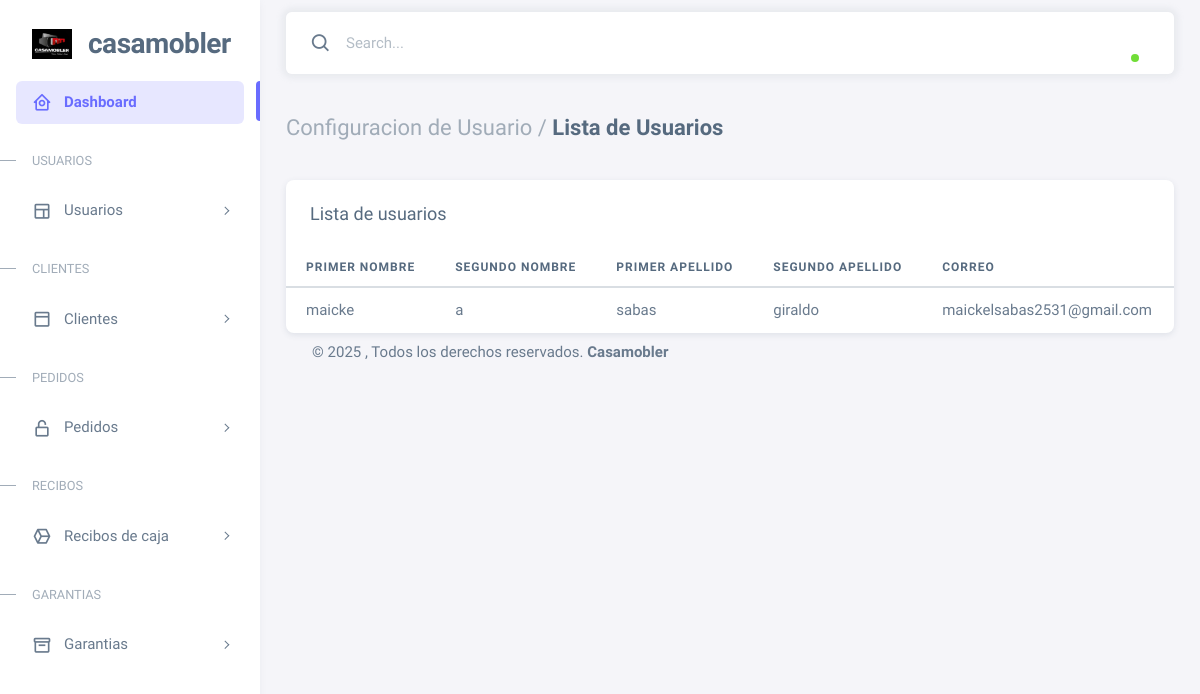
Screenshot of /usuarios/lista/ with the database file from the repository.
### Casamobler/models.py (models this page shows, shortened)
class Usuario(models.Model):
    p_nombre = models.CharField(max_length=100, null=True, blank=True)
    s_nombre = models.CharField(max_length=100, null=True, blank=True)
    p_apellido = models.CharField(max_length=100, null=True, blank=True)
    s_apellido = models.CharField(max_length=100, null=True, blank=True)
    telefono = models.DecimalField(max_digits=10, decimal_places=0, null=True, blank=True)
    correo = models.EmailField(unique=True, null=True, blank=True)
    contraseña = models.CharField(max_length=255, null=True, blank=True)
    rol = models.ForeignKey(Rol, on_delete=models.SET_NULL, null=True, blank=True)

### Casamobler/views.py (the view)
# urls.py: path('usuarios/lista/', views.lista_usuarios, name='lista_usuarios'),
def lista_usuarios(request):
    return render(request, 'usuario/lista_usuarios.html', {'usuarios': Usuario.objects.all()})

### Casamobler/templates/usuario/lista_usuarios.html (shortened to what this page needs)
{% extends 'base.html' %}
{% load static %}
{% block content %}
<h4 class="fw-bold py-3 mb-4"><span class="text-muted fw-light">Configuracion de Usuario /</span> Lista de Usuarios</h4>
              <div class="card">
                <h5 class="card-header">Lista de usuarios</h5>
                <div class="table-responsive text-nowrap">
                  <table class="table table-hover">
                    <thead>
                      <tr>
                        <th>Primer Nombre</th>
                        <th>Segundo Nombre</th>
                        <th>Primer Apellido</th>
                        <th>Segundo Apellido</th>
                        <th>Correo</th>
                      </tr>
                    </thead>
                    <tbody class="table-border-bottom-0">
                      {% for usuario in usuarios %}
                      <tr>
                        <td>{{ usuario.p_nombre }}</td>
                        <td>{{ usuario.s_nombre }}</td>
                        <td>{{ usuario.p_apellido }}</td>
                        <td>{{ usuario.s_apellido }}</td>
                        <td>{{ usuario.correo }}</td>
                      </tr>
                        {% endfor %}
                    </tbody>
                  </table>
                </div>
              </div>
{% endblock %}

### rows the page displays
Usuario: p_nombre "maicke", s_nombre "a", p_apellido "sabas", s_apellido "giraldo", correo "maickelsabas2531@gmail.com"
